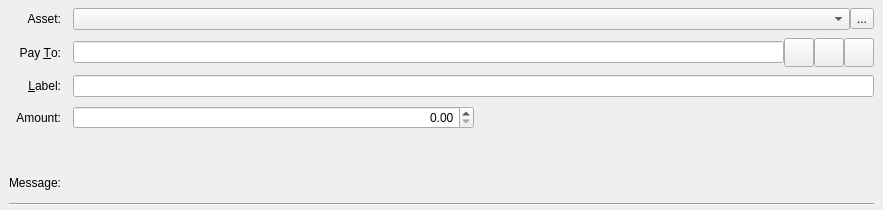
<?xml version="1.0" encoding="UTF-8"?>
<ui version="4.0">
 <class>SendAssetsEntry</class>
 <widget class="QStackedWidget" name="SendAssetsEntry">
  <property name="geometry">
   <rect>
    <x>0</x>
    <y>0</y>
    <width>883</width>
    <height>210</height>
   </rect>
  </property>
  <property name="focusPolicy">
   <enum>Qt::TabFocus</enum>
  </property>
  <property name="autoFillBackground">
   <bool>false</bool>
  </property>
  <property name="currentIndex">
   <number>0</number>
  </property>
  <widget class="QFrame" name="SendCoins">
   <property name="toolTip">
    <string>This is a normal payment.</string>
   </property>
   <property name="frameShape">
    <enum>QFrame::NoFrame</enum>
   </property>
   <layout class="QGridLayout" name="gridLayout">
    <property name="topMargin">
     <number>8</number>
    </property>
    <property name="bottomMargin">
     <number>4</number>
    </property>
    <property name="horizontalSpacing">
     <number>12</number>
    </property>
    <property name="verticalSpacing">
     <number>8</number>
    </property>
    <item row="2" column="0">
     <widget class="QLabel" name="payToLabel">
      <property name="text">
       <string>Pay &amp;To:</string>
      </property>
      <property name="alignment">
       <set>Qt::AlignRight|Qt::AlignTrailing|Qt::AlignVCenter</set>
      </property>
      <property name="buddy">
       <cstring>payTo</cstring>
      </property>
     </widget>
    </item>
    <item row="5" column="1">
     <widget class="QLabel" name="ownershipWarningMessage">
      <property name="text">
       <string/>
      </property>
     </widget>
    </item>
    <item row="8" column="0" colspan="2">
     <widget class="Line" name="line">
      <property name="orientation">
       <enum>Qt::Horizontal</enum>
      </property>
     </widget>
    </item>
    <item row="2" column="1">
     <layout class="QHBoxLayout" name="payToLayout">
      <property name="spacing">
       <number>0</number>
      </property>
      <item>
       <widget class="QValidatedLineEdit" name="payTo">
        <property name="toolTip">
         <string>The Astral address to send the payment to</string>
        </property>
       </widget>
      </item>
      <item>
       <widget class="QToolButton" name="addressBookButton">
        <property name="toolTip">
         <string>Choose previously used address</string>
        </property>
        <property name="text">
         <string/>
        </property>
        <property name="icon">
         <iconset resource="../astral.qrc">
          <normaloff>:/icons/address-book</normaloff>:/icons/address-book</iconset>
        </property>
        <property name="iconSize">
         <size>
          <width>22</width>
          <height>22</height>
         </size>
        </property>
        <property name="shortcut">
         <string>Alt+A</string>
        </property>
       </widget>
      </item>
      <item>
       <widget class="QToolButton" name="pasteButton">
        <property name="toolTip">
         <string>Paste address from clipboard</string>
        </property>
        <property name="text">
         <string/>
        </property>
        <property name="icon">
         <iconset resource="../astral.qrc">
          <normaloff>:/icons/editpaste</normaloff>:/icons/editpaste</iconset>
        </property>
        <property name="iconSize">
         <size>
          <width>22</width>
          <height>22</height>
         </size>
        </property>
        <property name="shortcut">
         <string>Alt+P</string>
        </property>
       </widget>
      </item>
      <item>
       <widget class="QToolButton" name="deleteButton">
        <property name="toolTip">
         <string>Remove this entry</string>
        </property>
        <property name="text">
         <string/>
        </property>
        <property name="icon">
         <iconset resource="../astral.qrc">
          <normaloff>:/icons/remove</normaloff>:/icons/remove</iconset>
        </property>
        <property name="iconSize">
         <size>
          <width>22</width>
          <height>22</height>
         </size>
        </property>
       </widget>
      </item>
     </layout>
    </item>
    <item row="3" column="0">
     <widget class="QLabel" name="labellLabel">
      <property name="text">
       <string>&amp;Label:</string>
      </property>
      <property name="alignment">
       <set>Qt::AlignRight|Qt::AlignTrailing|Qt::AlignVCenter</set>
      </property>
      <property name="buddy">
       <cstring>addAsLabel</cstring>
      </property>
     </widget>
    </item>
    <item row="1" column="0">
     <widget class="QLabel" name="assetBoxLabel">
      <property name="text">
       <string>Asset:</string>
      </property>
      <property name="alignment">
       <set>Qt::AlignRight|Qt::AlignTrailing|Qt::AlignVCenter</set>
      </property>
     </widget>
    </item>
    <item row="6" column="0">
     <widget class="QLabel" name="messageLabel">
      <property name="text">
       <string>Message:</string>
      </property>
      <property name="alignment">
       <set>Qt::AlignRight|Qt::AlignTrailing|Qt::AlignVCenter</set>
      </property>
     </widget>
    </item>
    <item row="4" column="0">
     <widget class="QLabel" name="amountLabel">
      <property name="text">
       <string>Amount:</string>
      </property>
      <property name="alignment">
       <set>Qt::AlignRight|Qt::AlignTrailing|Qt::AlignVCenter</set>
      </property>
     </widget>
    </item>
    <item row="3" column="1">
     <widget class="QLineEdit" name="addAsLabel">
      <property name="toolTip">
       <string>Enter a label for this address to add it to the list of used addresses</string>
      </property>
     </widget>
    </item>
    <item row="4" column="1">
     <layout class="QHBoxLayout" name="horizontalLayoutAmount" stretch="0,0">
      <item>
       <widget class="QDoubleSpinBox" name="payAmount">
        <property name="layoutDirection">
         <enum>Qt::LeftToRight</enum>
        </property>
        <property name="alignment">
         <set>Qt::AlignRight|Qt::AlignTrailing|Qt::AlignVCenter</set>
        </property>
        <property name="maximum">
         <double>21000000000.000000000000000</double>
        </property>
       </widget>
      </item>
      <item>
       <widget class="QLabel" name="assetAmountLabel">
        <property name="text">
         <string/>
        </property>
        <property name="alignment">
         <set>Qt::AlignRight|Qt::AlignTrailing|Qt::AlignVCenter</set>
        </property>
       </widget>
      </item>
     </layout>
    </item>
    <item row="6" column="1">
     <widget class="QLabel" name="messageTextLabel">
      <property name="toolTip">
       <string>A message that was attached to the astral: URI which will be stored with the transaction for your reference. Note: This message will not be sent over the Astral network.</string>
      </property>
      <property name="textFormat">
       <enum>Qt::PlainText</enum>
      </property>
     </widget>
    </item>
    <item row="1" column="1">
     <layout class="QHBoxLayout" name="horizontalLayout_3">
      <property name="spacing">
       <number>0</number>
      </property>
      <item>
       <widget class="QComboBox" name="assetSelectionBox"/>
      </item>
      <item>
       <widget class="QToolButton" name="administratorToolButton">
        <property name="text">
         <string>...</string>
        </property>
        <property name="icon">
         <iconset resource="../astral.qrc">
          <normaloff>:/icons/asset_administrator</normaloff>:/icons/asset_administrator</iconset>
        </property>
        <property name="iconSize">
         <size>
          <width>22</width>
          <height>22</height>
         </size>
        </property>
       </widget>
      </item>
     </layout>
    </item>
   </layout>
  </widget>
  <widget class="QFrame" name="SendCoins_UnauthenticatedPaymentRequest">
   <property name="palette">
    <palette>
     <active>
      <colorrole role="WindowText">
       <brush brushstyle="SolidPattern">
        <color alpha="255">
         <red>0</red>
         <green>0</green>
         <blue>0</blue>
        </color>
       </brush>
      </colorrole>
      <colorrole role="Button">
       <brush brushstyle="SolidPattern">
        <color alpha="255">
         <red>255</red>
         <green>255</green>
         <blue>127</blue>
        </color>
       </brush>
      </colorrole>
      <colorrole role="Light">
       <brush brushstyle="SolidPattern">
        <color alpha="255">
         <red>255</red>
         <green>255</green>
         <blue>255</blue>
        </color>
       </brush>
      </colorrole>
      <colorrole role="Midlight">
       <brush brushstyle="SolidPattern">
        <color alpha="255">
         <red>255</red>
         <green>255</green>
         <blue>191</blue>
        </color>
       </brush>
      </colorrole>
      <colorrole role="Dark">
       <brush brushstyle="SolidPattern">
        <color alpha="255">
         <red>127</red>
         <green>127</green>
         <blue>63</blue>
        </color>
       </brush>
      </colorrole>
      <colorrole role="Mid">
       <brush brushstyle="SolidPattern">
        <color alpha="255">
         <red>170</red>
         <green>170</green>
         <blue>84</blue>
        </color>
       </brush>
      </colorrole>
      <colorrole role="Text">
       <brush brushstyle="SolidPattern">
        <color alpha="255">
         <red>0</red>
         <green>0</green>
         <blue>0</blue>
        </color>
       </brush>
      </colorrole>
      <colorrole role="BrightText">
       <brush brushstyle="SolidPattern">
        <color alpha="255">
         <red>255</red>
         <green>255</green>
         <blue>255</blue>
        </color>
       </brush>
      </colorrole>
      <colorrole role="ButtonText">
       <brush brushstyle="SolidPattern">
        <color alpha="255">
         <red>0</red>
         <green>0</green>
         <blue>0</blue>
        </color>
       </brush>
      </colorrole>
      <colorrole role="Base">
       <brush brushstyle="SolidPattern">
        <color alpha="255">
         <red>255</red>
         <green>255</green>
         <blue>255</blue>
        </color>
       </brush>
      </colorrole>
      <colorrole role="Window">
       <brush brushstyle="SolidPattern">
        <color alpha="255">
         <red>255</red>
         <green>255</green>
         <blue>127</blue>
        </color>
       </brush>
      </colorrole>
      <colorrole role="Shadow">
       <brush brushstyle="SolidPattern">
        <color alpha="255">
         <red>0</red>
         <green>0</green>
         <blue>0</blue>
        </color>
       </brush>
      </colorrole>
      <colorrole role="AlternateBase">
       <brush brushstyle="SolidPattern">
        <color alpha="255">
         <red>255</red>
         <green>255</green>
         <blue>191</blue>
        </color>
       </brush>
      </colorrole>
      <colorrole role="ToolTipBase">
       <brush brushstyle="SolidPattern">
        <color alpha="255">
         <red>255</red>
         <green>255</green>
         <blue>220</blue>
        </color>
       </brush>
      </colorrole>
      <colorrole role="ToolTipText">
       <brush brushstyle="SolidPattern">
        <color alpha="255">
         <red>0</red>
         <green>0</green>
         <blue>0</blue>
        </color>
       </brush>
      </colorrole>
     </active>
     <inactive>
      <colorrole role="WindowText">
       <brush brushstyle="SolidPattern">
        <color alpha="255">
         <red>0</red>
         <green>0</green>
         <blue>0</blue>
        </color>
       </brush>
      </colorrole>
      <colorrole role="Button">
       <brush brushstyle="SolidPattern">
        <color alpha="255">
         <red>255</red>
         <green>255</green>
         <blue>127</blue>
        </color>
       </brush>
      </colorrole>
      <colorrole role="Light">
       <brush brushstyle="SolidPattern">
        <color alpha="255">
         <red>255</red>
         <green>255</green>
         <blue>255</blue>
        </color>
       </brush>
      </colorrole>
      <colorrole role="Midlight">
       <brush brushstyle="SolidPattern">
        <color alpha="255">
         <red>255</red>
         <green>255</green>
         <blue>191</blue>
        </color>
       </brush>
      </colorrole>
      <colorrole role="Dark">
       <brush brushstyle="SolidPattern">
        <color alpha="255">
         <red>127</red>
         <green>127</green>
         <blue>63</blue>
        </color>
       </brush>
      </colorrole>
      <colorrole role="Mid">
       <brush brushstyle="SolidPattern">
        <color alpha="255">
         <red>170</red>
         <green>170</green>
         <blue>84</blue>
        </color>
       </brush>
      </colorrole>
      <colorrole role="Text">
       <brush brushstyle="SolidPattern">
        <color alpha="255">
         <red>0</red>
         <green>0</green>
         <blue>0</blue>
        </color>
       </brush>
      </colorrole>
      <colorrole role="BrightText">
       <brush brushstyle="SolidPattern">
        <color alpha="255">
         <red>255</red>
         <green>255</green>
         <blue>255</blue>
        </color>
       </brush>
      </colorrole>
      <colorrole role="ButtonText">
       <brush brushstyle="SolidPattern">
        <color alpha="255">
         <red>0</red>
         <green>0</green>
         <blue>0</blue>
        </color>
       </brush>
      </colorrole>
      <colorrole role="Base">
       <brush brushstyle="SolidPattern">
        <color alpha="255">
         <red>255</red>
         <green>255</green>
         <blue>255</blue>
        </color>
       </brush>
      </colorrole>
      <colorrole role="Window">
       <brush brushstyle="SolidPattern">
        <color alpha="255">
         <red>255</red>
         <green>255</green>
         <blue>127</blue>
        </color>
       </brush>
      </colorrole>
      <colorrole role="Shadow">
       <brush brushstyle="SolidPattern">
        <color alpha="255">
         <red>0</red>
         <green>0</green>
         <blue>0</blue>
        </color>
       </brush>
      </colorrole>
      <colorrole role="AlternateBase">
       <brush brushstyle="SolidPattern">
        <color alpha="255">
         <red>255</red>
         <green>255</green>
         <blue>191</blue>
        </color>
       </brush>
      </colorrole>
      <colorrole role="ToolTipBase">
       <brush brushstyle="SolidPattern">
        <color alpha="255">
         <red>255</red>
         <green>255</green>
         <blue>220</blue>
        </color>
       </brush>
      </colorrole>
      <colorrole role="ToolTipText">
       <brush brushstyle="SolidPattern">
        <color alpha="255">
         <red>0</red>
         <green>0</green>
         <blue>0</blue>
        </color>
       </brush>
      </colorrole>
     </inactive>
     <disabled>
      <colorrole role="WindowText">
       <brush brushstyle="SolidPattern">
        <color alpha="255">
         <red>127</red>
         <green>127</green>
         <blue>63</blue>
        </color>
       </brush>
      </colorrole>
      <colorrole role="Button">
       <brush brushstyle="SolidPattern">
        <color alpha="255">
         <red>255</red>
         <green>255</green>
         <blue>127</blue>
        </color>
       </brush>
      </colorrole>
      <colorrole role="Light">
       <brush brushstyle="SolidPattern">
        <color alpha="255">
         <red>255</red>
         <green>255</green>
         <blue>255</blue>
        </color>
       </brush>
      </colorrole>
      <colorrole role="Midlight">
       <brush brushstyle="SolidPattern">
        <color alpha="255">
         <red>255</red>
         <green>255</green>
         <blue>191</blue>
        </color>
       </brush>
      </colorrole>
      <colorrole role="Dark">
       <brush brushstyle="SolidPattern">
        <color alpha="255">
         <red>127</red>
         <green>127</green>
         <blue>63</blue>
        </color>
       </brush>
      </colorrole>
      <colorrole role="Mid">
       <brush brushstyle="SolidPattern">
        <color alpha="255">
         <red>170</red>
         <green>170</green>
         <blue>84</blue>
        </color>
       </brush>
      </colorrole>
      <colorrole role="Text">
       <brush brushstyle="SolidPattern">
        <color alpha="255">
         <red>127</red>
         <green>127</green>
         <blue>63</blue>
        </color>
       </brush>
      </colorrole>
      <colorrole role="BrightText">
       <brush brushstyle="SolidPattern">
        <color alpha="255">
         <red>255</red>
         <green>255</green>
         <blue>255</blue>
        </color>
       </brush>
      </colorrole>
      <colorrole role="ButtonText">
       <brush brushstyle="SolidPattern">
        <color alpha="255">
         <red>127</red>
         <green>127</green>
         <blue>63</blue>
        </color>
       </brush>
      </colorrole>
      <colorrole role="Base">
       <brush brushstyle="SolidPattern">
        <color alpha="255">
         <red>255</red>
         <green>255</green>
         <blue>127</blue>
        </color>
       </brush>
      </colorrole>
      <colorrole role="Window">
       <brush brushstyle="SolidPattern">
        <color alpha="255">
         <red>255</red>
         <green>255</green>
         <blue>127</blue>
        </color>
       </brush>
      </colorrole>
      <colorrole role="Shadow">
       <brush brushstyle="SolidPattern">
        <color alpha="255">
         <red>0</red>
         <green>0</green>
         <blue>0</blue>
        </color>
       </brush>
      </colorrole>
      <colorrole role="AlternateBase">
       <brush brushstyle="SolidPattern">
        <color alpha="255">
         <red>255</red>
         <green>255</green>
         <blue>127</blue>
        </color>
       </brush>
      </colorrole>
      <colorrole role="ToolTipBase">
       <brush brushstyle="SolidPattern">
        <color alpha="255">
         <red>255</red>
         <green>255</green>
         <blue>220</blue>
        </color>
       </brush>
      </colorrole>
      <colorrole role="ToolTipText">
       <brush brushstyle="SolidPattern">
        <color alpha="255">
         <red>0</red>
         <green>0</green>
         <blue>0</blue>
        </color>
       </brush>
      </colorrole>
     </disabled>
    </palette>
   </property>
   <property name="toolTip">
    <string>This is an unauthenticated payment request.</string>
   </property>
   <property name="autoFillBackground">
    <bool>true</bool>
   </property>
   <property name="frameShape">
    <enum>QFrame::NoFrame</enum>
   </property>
   <layout class="QGridLayout" name="gridLayout_is">
    <property name="spacing">
     <number>12</number>
    </property>
    <item row="0" column="0">
     <widget class="QLabel" name="payToLabel_is">
      <property name="text">
       <string>Pay To:</string>
      </property>
      <property name="alignment">
       <set>Qt::AlignRight|Qt::AlignTrailing|Qt::AlignVCenter</set>
      </property>
     </widget>
    </item>
    <item row="0" column="1">
     <layout class="QHBoxLayout" name="payToLayout_is">
      <property name="spacing">
       <number>0</number>
      </property>
      <item>
       <widget class="QLabel" name="payTo_is"/>
      </item>
      <item>
       <widget class="QToolButton" name="deleteButton_is">
        <property name="toolTip">
         <string>Remove this entry</string>
        </property>
        <property name="text">
         <string/>
        </property>
        <property name="icon">
         <iconset resource="../astral.qrc">
          <normaloff>:/icons/remove</normaloff>:/icons/remove</iconset>
        </property>
       </widget>
      </item>
     </layout>
    </item>
    <item row="1" column="0">
     <widget class="QLabel" name="memoLabel_is">
      <property name="text">
       <string>Memo:</string>
      </property>
      <property name="alignment">
       <set>Qt::AlignRight|Qt::AlignTrailing|Qt::AlignVCenter</set>
      </property>
     </widget>
    </item>
    <item row="1" column="1">
     <widget class="QLabel" name="memoTextLabel_is">
      <property name="textFormat">
       <enum>Qt::PlainText</enum>
      </property>
     </widget>
    </item>
    <item row="2" column="0">
     <widget class="QLabel" name="amountLabel_is">
      <property name="text">
       <string>A&amp;mount:</string>
      </property>
      <property name="alignment">
       <set>Qt::AlignRight|Qt::AlignTrailing|Qt::AlignVCenter</set>
      </property>
      <property name="buddy">
       <cstring>payAmount_is</cstring>
      </property>
     </widget>
    </item>
    <item row="2" column="1">
     <widget class="QLineEdit" name="payAmount_is">
      <property name="acceptDrops">
       <bool>false</bool>
      </property>
     </widget>
    </item>
   </layout>
  </widget>
  <widget class="QFrame" name="SendCoins_AuthenticatedPaymentRequest">
   <property name="palette">
    <palette>
     <active>
      <colorrole role="WindowText">
       <brush brushstyle="SolidPattern">
        <color alpha="255">
         <red>0</red>
         <green>0</green>
         <blue>0</blue>
        </color>
       </brush>
      </colorrole>
      <colorrole role="Button">
       <brush brushstyle="SolidPattern">
        <color alpha="255">
         <red>140</red>
         <green>232</green>
         <blue>119</blue>
        </color>
       </brush>
      </colorrole>
      <colorrole role="Light">
       <brush brushstyle="SolidPattern">
        <color alpha="255">
         <red>230</red>
         <green>255</green>
         <blue>224</blue>
        </color>
       </brush>
      </colorrole>
      <colorrole role="Midlight">
       <brush brushstyle="SolidPattern">
        <color alpha="255">
         <red>185</red>
         <green>243</green>
         <blue>171</blue>
        </color>
       </brush>
      </colorrole>
      <colorrole role="Dark">
       <brush brushstyle="SolidPattern">
        <color alpha="255">
         <red>70</red>
         <green>116</green>
         <blue>59</blue>
        </color>
       </brush>
      </colorrole>
      <colorrole role="Mid">
       <brush brushstyle="SolidPattern">
        <color alpha="255">
         <red>93</red>
         <green>155</green>
         <blue>79</blue>
        </color>
       </brush>
      </colorrole>
      <colorrole role="Text">
       <brush brushstyle="SolidPattern">
        <color alpha="255">
         <red>0</red>
         <green>0</green>
         <blue>0</blue>
        </color>
       </brush>
      </colorrole>
      <colorrole role="BrightText">
       <brush brushstyle="SolidPattern">
        <color alpha="255">
         <red>155</red>
         <green>255</green>
         <blue>147</blue>
        </color>
       </brush>
      </colorrole>
      <colorrole role="ButtonText">
       <brush brushstyle="SolidPattern">
        <color alpha="255">
         <red>0</red>
         <green>0</green>
         <blue>0</blue>
        </color>
       </brush>
      </colorrole>
      <colorrole role="Base">
       <brush brushstyle="SolidPattern">
        <color alpha="255">
         <red>119</red>
         <green>255</green>
         <blue>233</blue>
        </color>
       </brush>
      </colorrole>
      <colorrole role="Window">
       <brush brushstyle="SolidPattern">
        <color alpha="255">
         <red>140</red>
         <green>232</green>
         <blue>119</blue>
        </color>
       </brush>
      </colorrole>
      <colorrole role="Shadow">
       <brush brushstyle="SolidPattern">
        <color alpha="255">
         <red>0</red>
         <green>0</green>
         <blue>0</blue>
        </color>
       </brush>
      </colorrole>
      <colorrole role="AlternateBase">
       <brush brushstyle="SolidPattern">
        <color alpha="255">
         <red>197</red>
         <green>243</green>
         <blue>187</blue>
        </color>
       </brush>
      </colorrole>
      <colorrole role="NoRole">
       <brush brushstyle="SolidPattern">
        <color alpha="255">
         <red>125</red>
         <green>194</green>
         <blue>122</blue>
        </color>
       </brush>
      </colorrole>
      <colorrole role="ToolTipBase">
       <brush brushstyle="SolidPattern">
        <color alpha="255">
         <red>255</red>
         <green>255</green>
         <blue>220</blue>
        </color>
       </brush>
      </colorrole>
      <colorrole role="ToolTipText">
       <brush brushstyle="SolidPattern">
        <color alpha="255">
         <red>0</red>
         <green>0</green>
         <blue>0</blue>
        </color>
       </brush>
      </colorrole>
     </active>
     <inactive>
      <colorrole role="WindowText">
       <brush brushstyle="SolidPattern">
        <color alpha="255">
         <red>0</red>
         <green>0</green>
         <blue>0</blue>
        </color>
       </brush>
      </colorrole>
      <colorrole role="Button">
       <brush brushstyle="SolidPattern">
        <color alpha="255">
         <red>140</red>
         <green>232</green>
         <blue>119</blue>
        </color>
       </brush>
      </colorrole>
      <colorrole role="Light">
       <brush brushstyle="SolidPattern">
        <color alpha="255">
         <red>230</red>
         <green>255</green>
         <blue>224</blue>
        </color>
       </brush>
      </colorrole>
      <colorrole role="Midlight">
       <brush brushstyle="SolidPattern">
        <color alpha="255">
         <red>185</red>
         <green>243</green>
         <blue>171</blue>
        </color>
       </brush>
      </colorrole>
      <colorrole role="Dark">
       <brush brushstyle="SolidPattern">
        <color alpha="255">
         <red>70</red>
         <green>116</green>
         <blue>59</blue>
        </color>
       </brush>
      </colorrole>
      <colorrole role="Mid">
       <brush brushstyle="SolidPattern">
        <color alpha="255">
         <red>93</red>
         <green>155</green>
         <blue>79</blue>
        </color>
       </brush>
      </colorrole>
      <colorrole role="Text">
       <brush brushstyle="SolidPattern">
        <color alpha="255">
         <red>0</red>
         <green>0</green>
         <blue>0</blue>
        </color>
       </brush>
      </colorrole>
      <colorrole role="BrightText">
       <brush brushstyle="SolidPattern">
        <color alpha="255">
         <red>155</red>
         <green>255</green>
         <blue>147</blue>
        </color>
       </brush>
      </colorrole>
      <colorrole role="ButtonText">
       <brush brushstyle="SolidPattern">
        <color alpha="255">
         <red>0</red>
         <green>0</green>
         <blue>0</blue>
        </color>
       </brush>
      </colorrole>
      <colorrole role="Base">
       <brush brushstyle="SolidPattern">
        <color alpha="255">
         <red>119</red>
         <green>255</green>
         <blue>233</blue>
        </color>
       </brush>
      </colorrole>
      <colorrole role="Window">
       <brush brushstyle="SolidPattern">
        <color alpha="255">
         <red>140</red>
         <green>232</green>
         <blue>119</blue>
        </color>
       </brush>
      </colorrole>
      <colorrole role="Shadow">
       <brush brushstyle="SolidPattern">
        <color alpha="255">
         <red>0</red>
         <green>0</green>
         <blue>0</blue>
        </color>
       </brush>
      </colorrole>
      <colorrole role="AlternateBase">
       <brush brushstyle="SolidPattern">
        <color alpha="255">
         <red>197</red>
         <green>243</green>
         <blue>187</blue>
        </color>
       </brush>
      </colorrole>
      <colorrole role="NoRole">
       <brush brushstyle="SolidPattern">
        <color alpha="255">
         <red>125</red>
         <green>194</green>
         <blue>122</blue>
        </color>
       </brush>
      </colorrole>
      <colorrole role="ToolTipBase">
       <brush brushstyle="SolidPattern">
        <color alpha="255">
         <red>255</red>
         <green>255</green>
         <blue>220</blue>
        </color>
       </brush>
      </colorrole>
      <colorrole role="ToolTipText">
       <brush brushstyle="SolidPattern">
        <color alpha="255">
         <red>0</red>
         <green>0</green>
         <blue>0</blue>
        </color>
       </brush>
      </colorrole>
     </inactive>
     <disabled>
      <colorrole role="WindowText">
       <brush brushstyle="SolidPattern">
        <color alpha="255">
         <red>70</red>
         <green>116</green>
         <blue>59</blue>
        </color>
       </brush>
      </colorrole>
      <colorrole role="Button">
       <brush brushstyle="SolidPattern">
        <color alpha="255">
         <red>140</red>
         <green>232</green>
         <blue>119</blue>
        </color>
       </brush>
      </colorrole>
      <colorrole role="Light">
       <brush brushstyle="SolidPattern">
        <color alpha="255">
         <red>230</red>
         <green>255</green>
         <blue>224</blue>
        </color>
       </brush>
      </colorrole>
      <colorrole role="Midlight">
       <brush brushstyle="SolidPattern">
        <color alpha="255">
         <red>185</red>
         <green>243</green>
         <blue>171</blue>
        </color>
       </brush>
      </colorrole>
      <colorrole role="Dark">
       <brush brushstyle="SolidPattern">
        <color alpha="255">
         <red>70</red>
         <green>116</green>
         <blue>59</blue>
        </color>
       </brush>
      </colorrole>
      <colorrole role="Mid">
       <brush brushstyle="SolidPattern">
        <color alpha="255">
         <red>93</red>
         <green>155</green>
         <blue>79</blue>
        </color>
       </brush>
      </colorrole>
      <colorrole role="Text">
       <brush brushstyle="SolidPattern">
        <color alpha="255">
         <red>70</red>
         <green>116</green>
         <blue>59</blue>
        </color>
       </brush>
      </colorrole>
      <colorrole role="BrightText">
       <brush brushstyle="SolidPattern">
        <color alpha="255">
         <red>155</red>
         <green>255</green>
         <blue>147</blue>
        </color>
       </brush>
      </colorrole>
      <colorrole role="ButtonText">
       <brush brushstyle="SolidPattern">
        <color alpha="255">
         <red>70</red>
         <green>116</green>
         <blue>59</blue>
        </color>
       </brush>
      </colorrole>
      <colorrole role="Base">
       <brush brushstyle="SolidPattern">
        <color alpha="255">
         <red>140</red>
         <green>232</green>
         <blue>119</blue>
        </color>
       </brush>
      </colorrole>
      <colorrole role="Window">
       <brush brushstyle="SolidPattern">
        <color alpha="255">
         <red>140</red>
         <green>232</green>
         <blue>119</blue>
        </color>
       </brush>
      </colorrole>
      <colorrole role="Shadow">
       <brush brushstyle="SolidPattern">
        <color alpha="255">
         <red>0</red>
         <green>0</green>
         <blue>0</blue>
        </color>
       </brush>
      </colorrole>
      <colorrole role="AlternateBase">
       <brush brushstyle="SolidPattern">
        <color alpha="255">
         <red>140</red>
         <green>232</green>
         <blue>119</blue>
        </color>
       </brush>
      </colorrole>
      <colorrole role="NoRole">
       <brush brushstyle="SolidPattern">
        <color alpha="255">
         <red>125</red>
         <green>194</green>
         <blue>122</blue>
        </color>
       </brush>
      </colorrole>
      <colorrole role="ToolTipBase">
       <brush brushstyle="SolidPattern">
        <color alpha="255">
         <red>255</red>
         <green>255</green>
         <blue>220</blue>
        </color>
       </brush>
      </colorrole>
      <colorrole role="ToolTipText">
       <brush brushstyle="SolidPattern">
        <color alpha="255">
         <red>0</red>
         <green>0</green>
         <blue>0</blue>
        </color>
       </brush>
      </colorrole>
     </disabled>
    </palette>
   </property>
   <property name="toolTip">
    <string>This is an authenticated payment request.</string>
   </property>
   <property name="autoFillBackground">
    <bool>true</bool>
   </property>
   <property name="frameShape">
    <enum>QFrame::NoFrame</enum>
   </property>
   <layout class="QGridLayout" name="gridLayout_s">
    <property name="spacing">
     <number>12</number>
    </property>
    <item row="0" column="0">
     <widget class="QLabel" name="payToLabel_s">
      <property name="text">
       <string>Pay To:</string>
      </property>
      <property name="alignment">
       <set>Qt::AlignRight|Qt::AlignTrailing|Qt::AlignVCenter</set>
      </property>
     </widget>
    </item>
    <item row="0" column="1">
     <layout class="QHBoxLayout" name="payToLayout_s">
      <property name="spacing">
       <number>0</number>
      </property>
      <item>
       <widget class="QLabel" name="payTo_s">
        <property name="textFormat">
         <enum>Qt::PlainText</enum>
        </property>
       </widget>
      </item>
      <item>
       <widget class="QToolButton" name="deleteButton_s">
        <property name="toolTip">
         <string>Remove this entry</string>
        </property>
        <property name="text">
         <string/>
        </property>
        <property name="icon">
         <iconset resource="../astral.qrc">
          <normaloff>:/icons/remove</normaloff>:/icons/remove</iconset>
        </property>
       </widget>
      </item>
     </layout>
    </item>
    <item row="1" column="0">
     <widget class="QLabel" name="memoLabel_s">
      <property name="text">
       <string>Memo:</string>
      </property>
      <property name="alignment">
       <set>Qt::AlignRight|Qt::AlignTrailing|Qt::AlignVCenter</set>
      </property>
     </widget>
    </item>
    <item row="1" column="1">
     <widget class="QLabel" name="memoTextLabel_s">
      <property name="textFormat">
       <enum>Qt::PlainText</enum>
      </property>
     </widget>
    </item>
    <item row="2" column="0">
     <widget class="QLabel" name="amountLabel_s">
      <property name="text">
       <string>A&amp;mount:</string>
      </property>
      <property name="alignment">
       <set>Qt::AlignRight|Qt::AlignTrailing|Qt::AlignVCenter</set>
      </property>
      <property name="buddy">
       <cstring>payAmount_s</cstring>
      </property>
     </widget>
    </item>
    <item row="2" column="1">
     <widget class="AstralAmountField" name="payAmount_s">
      <property name="acceptDrops">
       <bool>false</bool>
      </property>
     </widget>
    </item>
   </layout>
  </widget>
 </widget>
 <customwidgets>
  <customwidget>
   <class>AstralAmountField</class>
   <extends>QLineEdit</extends>
   <header>astralamountfield.h</header>
   <container>1</container>
  </customwidget>
  <customwidget>
   <class>QValidatedLineEdit</class>
   <extends>QLineEdit</extends>
   <header>qvalidatedlineedit.h</header>
  </customwidget>
 </customwidgets>
 <tabstops>
  <tabstop>payTo</tabstop>
  <tabstop>addressBookButton</tabstop>
  <tabstop>pasteButton</tabstop>
  <tabstop>deleteButton</tabstop>
  <tabstop>addAsLabel</tabstop>
  <tabstop>payAmount_is</tabstop>
  <tabstop>deleteButton_is</tabstop>
  <tabstop>payAmount_s</tabstop>
  <tabstop>deleteButton_s</tabstop>
 </tabstops>
 <resources>
  <include location="../astral.qrc"/>
 </resources>
 <connections/>
</ui>
